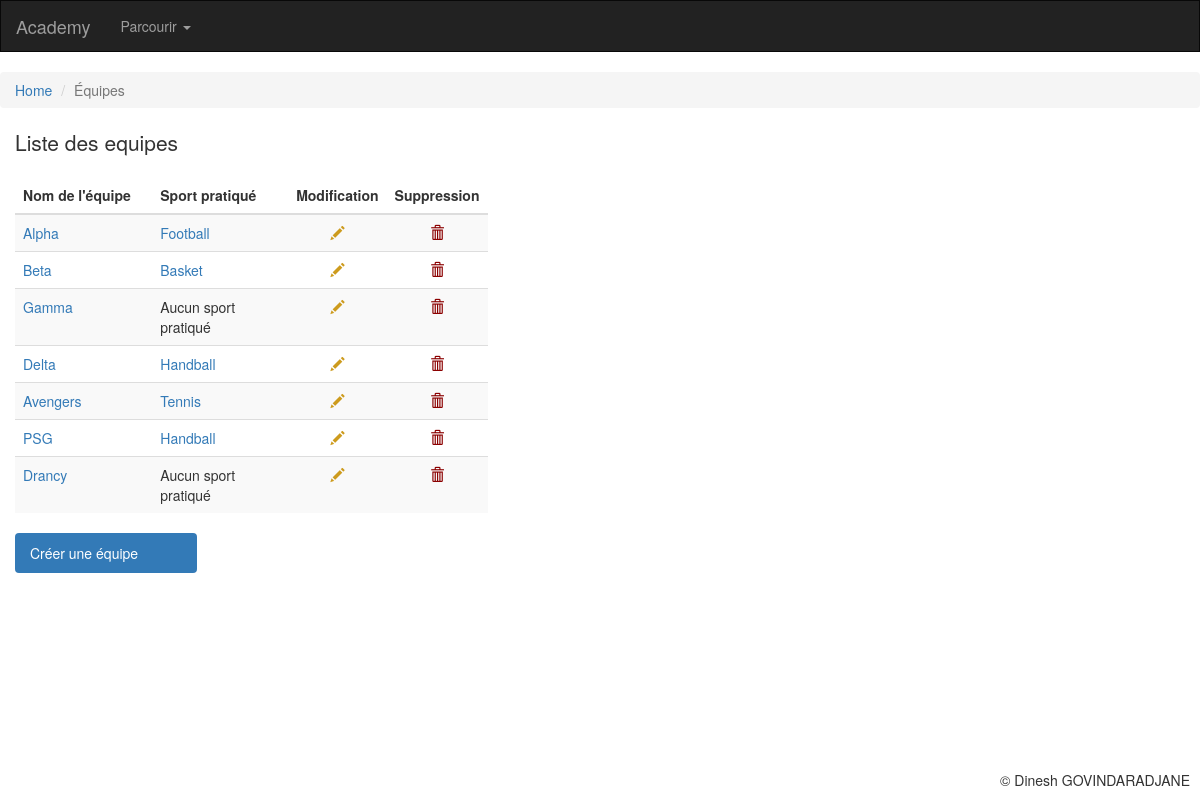
Page /academy/equipes/ on the committed database.
### academy/models.py (models this page shows, shortened)
class Equipe(models.Model):
    nomEquipe = models.CharField(
        max_length = 100,
        unique = True,
        )
    sport = models.ForeignKey(
        'Sport',
        on_delete = models.SET_NULL,
        blank = True,
        null = True,
        )
    joueurs = models.ManyToManyField(
        'Joueur',
        blank=True,
        )
    class Meta:
        verbose_name = "equipe"

class Sport(models.Model):
    nomSport = models.CharField(
        max_length = 100,
        unique = True,
        error_messages = {'unique':"Un sport du même nom existe déjà!"}
        )
    """Unique ne gère pas la casse. Une erreur est ajoutée manuellement forms.py"""
    class Meta:
        verbose_name = "sport"

### academy/views.py (the view)
# urls.py: path('equipes/', views.show_equipes, name='equipes'),
def show_equipes(request):
    equipes = Equipe.objects.all()
    return render(request, 'academy/equipes.html', {'equipes':equipes})

### academy/templates/academy/equipes.html (shortened to what this page needs)
{% extends "base.html" %}
{% block page_header %}Liste des equipes{% endblock %}
{% block position %}
<ul class="breadcrumb">
  <li><a href="{% url 'accueil' %}">Home</a></li>
  <li class="active">Équipes</li>
</ul>
{% endblock %}
{% block content %}
<div class="list-group col-lg-5 col-md-5 col-sm-5">
  <table class="table table-striped table-hover ">
  <thead>
    <tr>
      <th style="width: 40%">Nom de l'équipe</th>
      <th style="width: 40%">Sport pratiqué</th>
      <th style="width: 10%; text-align:center;">Modification</th>
      <th style="width: 10%; text-align:center;">Suppression</th>
    </tr>
  </thead>
    <tbody>
      {% for equipe in equipes %}
      <tr>
        <td><a href="{% url 'read_equipe' id_equipe=equipe.id %}">{{ equipe.nomEquipe }}</a></td>
        <td>
            {% if equipe.sport %}
                <a href="{% url 'read_sport' id_sport=equipe.sport.id %}">{{ equipe.sport.nomSport }}</a>
            {% else %}
                Aucun sport pratiqué
            {% endif %}
        </td>
        <td style="text-align:center;"><a href="{% url 'update_equipe' id_equipe=equipe.id %}" ><i class="glyphicon glyphicon-pencil"></i></a></td>
        <td style="text-align:center;"><a href="{% url 'delete_equipe' id_equipe=equipe.id %}" ><i class="glyphicon glyphicon-trash"></i></a></td>
      </tr>
      {% endfor %}
  </tbody>
</table>
<div class="list-group col-lg-5 col-md-5 col-sm-5">
<ul class="nav nav-pills nav-stacked">
  <li class="active"><a href="{% url 'create_equipe' %}">Créer une équipe</a></li>
</ul>
</div>
{% endblock %}

### academy/templates/academy/equipes.html (style rules this page uses)
.glyphicon-pencil { color: #cd9b1d; }
.glyphicon-trash { color: #8b0000; }

### rows in the picture
Equipe: nomEquipe "Alpha", sport.nomSport "Football"
Equipe: nomEquipe "Beta", sport.nomSport "Basket"
Equipe: nomEquipe "Gamma", shows "Aucun sport pratiqué"
Equipe: nomEquipe "Delta", sport.nomSport "Handball"
Equipe: nomEquipe "Avengers", sport.nomSport "Tennis"
Equipe: nomEquipe "PSG", sport.nomSport "Handball"
Equipe: nomEquipe "Drancy", shows "Aucun sport pratiqué"
